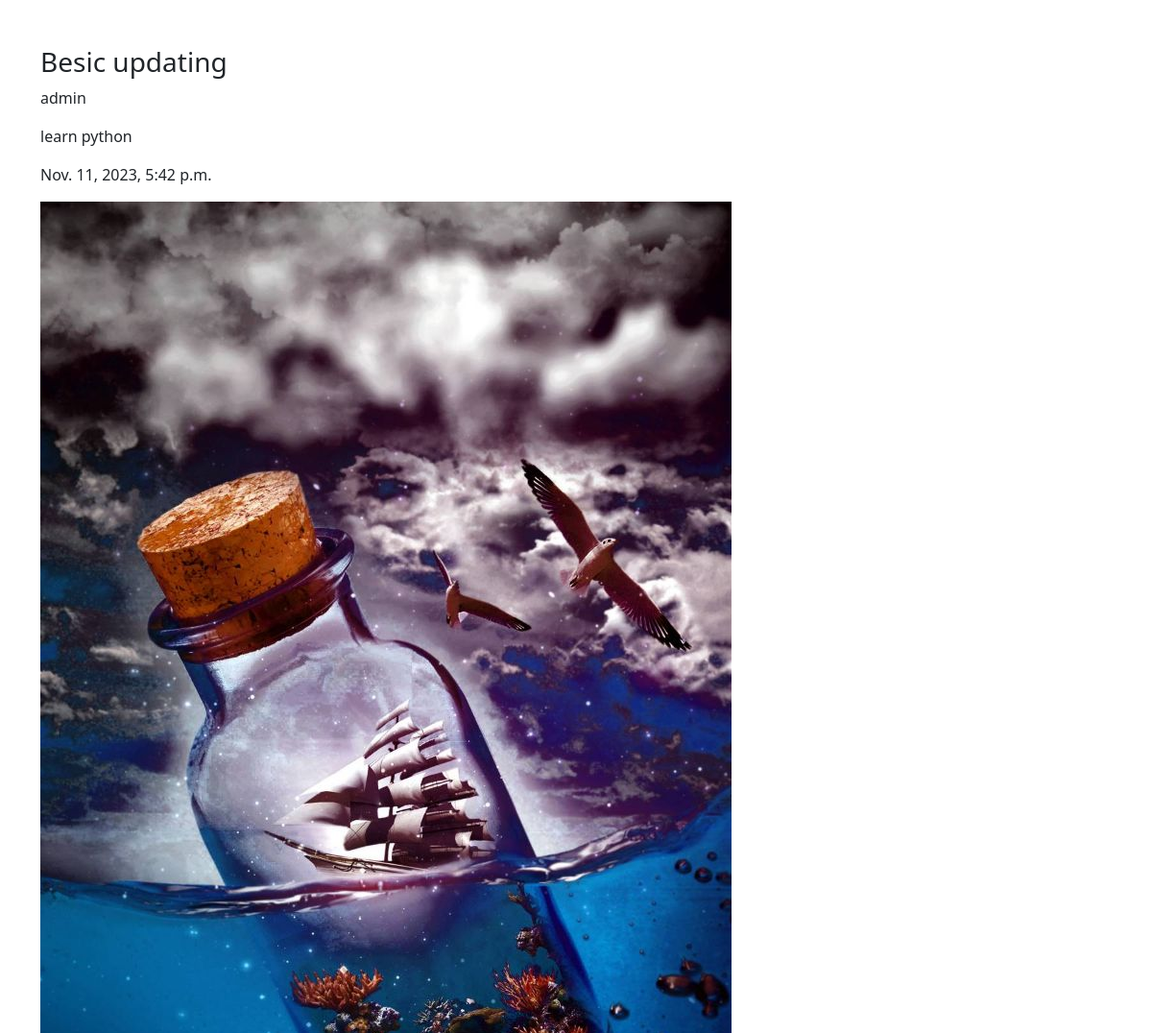
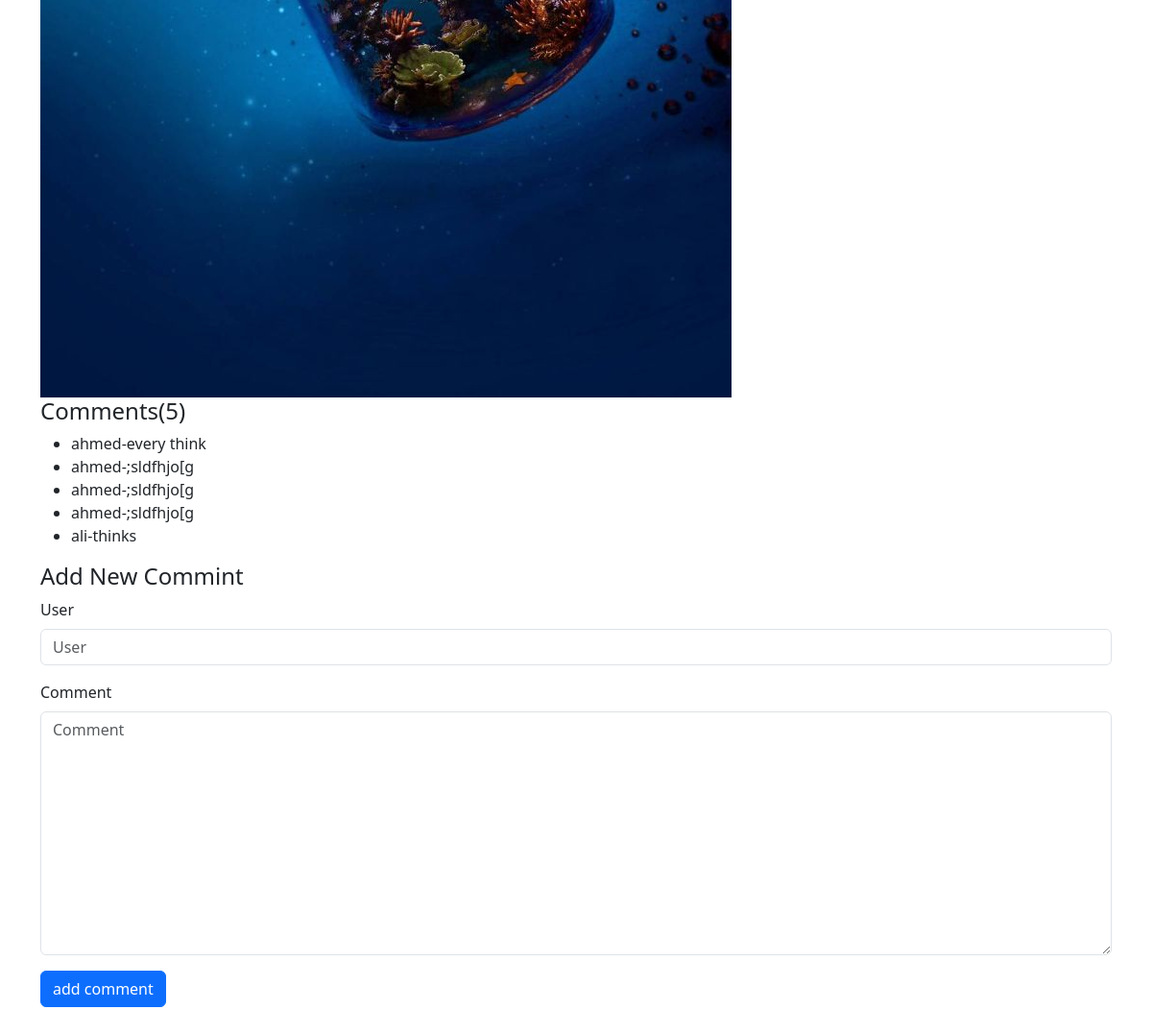
/posts/1, run on the app's committed database (2 pictures, top to bottom).
### posts/models.py (models this page shows, shortened)
class Post(models.Model):
    author = models.ForeignKey(User,related_name='post_author',on_delete=models.CASCADE)
    title = models.CharField(max_length=100)
    content = models.TextField(max_length=20000)
    draft = models.BooleanField(default=True)
    publish_date= models.DateTimeField(default = timezone.now)
    tags = TaggableManager()
    imag=models.ImageField(upload_to='post',null=True,blank=True)
    category=models.ForeignKey('Category',related_name='post_category',on_delete=models.SET_NULL,null=True)
    def __str__(self):
        return self.title

class Comment(models.Model):
    post =models.ForeignKey(Post,related_name='comment_post',on_delete=models.CASCADE)
    user = models.CharField(max_length=50)
    comment=models.TextField(max_length=300)
    created_ad=models.DateTimeField(default=timezone.now)

### posts/views.py (the view)
# urls.py: path('posts/<int:pk>',post_detail),
def post_detail(request,pk):
    date= Post.objects.get(id=pk)
    coments=Comment.objects.filter(post=date)
    if request.method=='POST':
        form=CommentForm(request.POST)
        if form.is_valid():
            myform=form.save(commit=False)
            myform.post=date
            myform.save()
    else:
        form=CommentForm()
    context={
        'post':date,
        'coments': coments,
        'form':form,
    }
    return render(request,'posts/post_datail.html',context)

### posts/forms.py
class CommentForm(forms.ModelForm):
    class Meta:
        model=Comment
        fields = ['user','comment']

### posts/templates/posts/post_datail.html (shortened to what this page needs)
{% load django_bootstrap5 %}
<!doctype html>
<html lang="en">
  <head>
    <link href="https://cdn.jsdelivr.net/npm/bootstrap@5.3.2/dist/css/bootstrap.min.css" rel="stylesheet">
  </head>
  <body>
    <div class="container my-5">
        <div>
            <h3>{{post}}</h3>
            <p>{{post.author}}</p>
            <p>{{post.content | safe}}</p>
            <p>{{post.publish_date}}</p>
            <img src= "{{post.imag.url}}" alt="">
        </div>
        <div>
            <h4>Comments({{coments|length}})</h4>
            <ul>
                {% for comment in coments  %}
                    <li>{{comment.user}}-{{comment.comment}}</li>
                {%empty%}
                    <li>NO Comment In This Post</li>
                {% endfor %}
            </ul>
            <h4>Add New Commint</h4>
            <form method="post">
              {% bootstrap_form form %}
              {% bootstrap_button button_type="submit" content="add comment" %}
            </form>
        </div>
    </div>
  </body>
</html>

### data on the page
Post: title "Besic updating", author "admin", content "learn python", publish_date "Nov. 11, 2023, 5:42 p.m.", imag (picture)
Comment: user "ahmed", comment "every think"
Comment: user "ahmed", comment ";sldfhjo[g"
Comment: user "ahmed", comment ";sldfhjo[g"
Comment: user "ahmed", comment ";sldfhjo[g"
Comment: user "ali", comment "thinks"

### other printed values
{{ coments|length }} "5"
